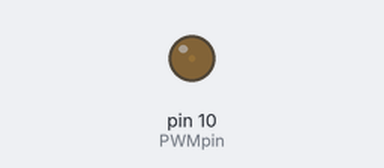
Bench run of a sketch on a simulated Arduino Uno, built with avr-gcc and run on an emulated ATmega328P. Parts: output pins drawn as LEDs (lit = HIGH). What the sketch prints to the serial monitor is not drawn.

Above: at 0.05 s.
At 0.65 s:
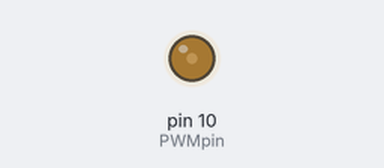
At 1.3 s:
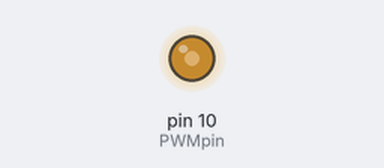
At 2.6 s:
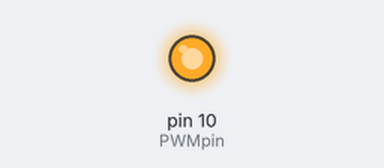
Timing chart, 0 to 6.0 s (numbered marks = the images above):
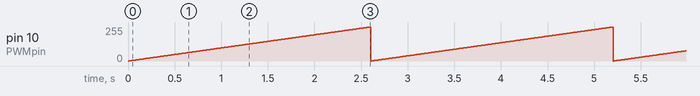

Measured:
- by itself, pin 10 (PWMpin): ramps from 0/255 to 255/255 and jumps back, once every 2.6 s

The sketch:

Hito1.9.ino
```cpp
int PWMpin=10;
void setup()
{
  Serial.begin(9600);
}

void loop()
{
  for (int i=0;i<=255;i++){
    analogWrite(PWMpin,i);
    delay(10);
    Serial.println(i);
  }
}
```
